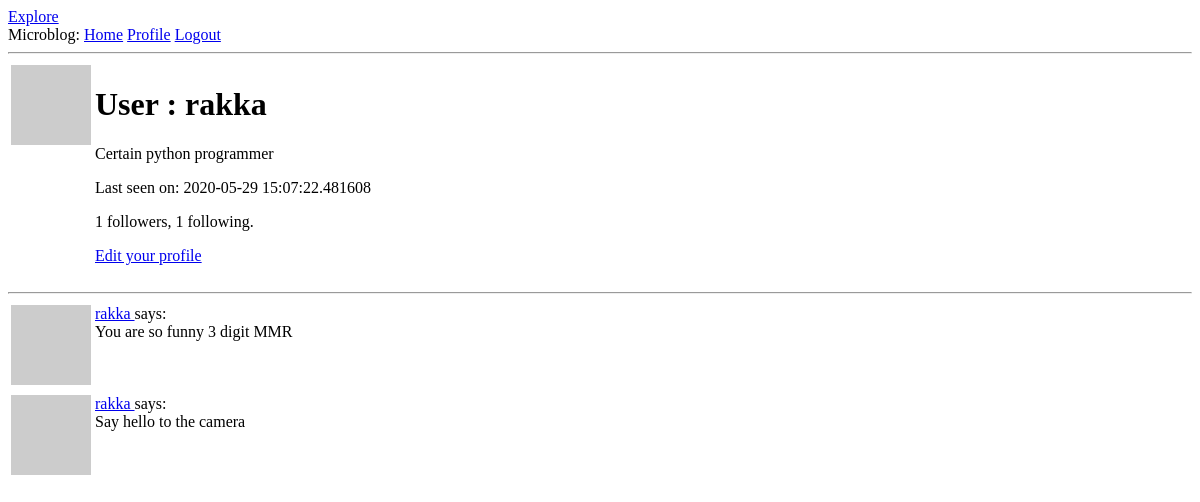
/user/rakka (signed in), run on an earlier commit of the app's database.
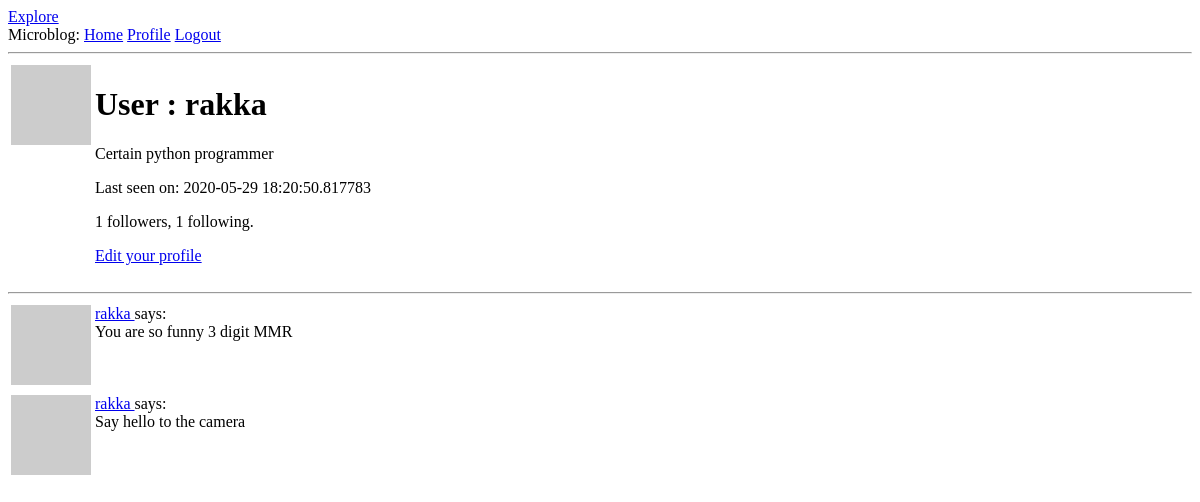
And on a later commit of the database.
### app/models.py (models this page shows, shortened)
class User(UserMixin, db.Model):
    id = db.Column(db.Integer, primary_key=True)
    username = db.Column(db.String(64), index=True, unique=True)
    email = db.Column(db.String(120), index=True, unique=True)
    password_hash = db.Column(db.String(128))
    posts = db.relationship("Post", backref="author", lazy="dynamic")
    about_me = db.Column(db.String(140))
    last_seen = db.Column(db.DateTime, default=datetime.utcnow)
    followed = db.relationship("User", secondary=followers,
                               primaryjoin=(followers.c.follower_id == id),
                               secondaryjoin=(followers.c.followed_id == id), # c is column
                               backref=db.backref("followers", lazy="dynamic"), lazy="dynamic")
    def avatar(self, size):
        digest = md5(self.email.lower().encode("utf-8")).hexdigest()
        return "https://gravatar.com/avatar/{}?d=identicon&s={}".format(
            digest, size)

class Post(db.Model):
    id = db.Column(db.Integer, primary_key=True)
    body = db.Column(db.String(128))
    timestamp = db.Column(db.DateTime, index=True, default=datetime.utcnow) # utcnow, uniform timestamp without ()
    user_id = db.Column(db.Integer, db.ForeignKey("user.id"))

### app/routes.py (the view)
@app.route("/user/<username>")
@login_required
def user(username):
    user = User.query.filter_by(username=username).first_or_404()
    page = request.args.get("page", 1, type=int)
    posts = user.posts.order_by(Post.timestamp.desc()).paginate(
        page, app.config["POST_PER_PAGE"], False)
    next_url = url_for("user", username=user.username, page=posts.next_num) \
        if posts.has_next else None
    prev_url = url_for("user", username=user.username, page=posts.prev_num) \
        if posts.has_prev else None
    form = EmptyForm()
    return render_template("user.html", user=user, posts=posts.items,
                           next_url=next_url, prev_url=prev_url, form=form)

### app/models.py (called while the page is built)
@login.user_loader
def load_user(id):
    return User.query.get(int(id))

### app/routes.py (called while the page is built)
@app.before_request # executed before the view function
def before_request():
    if current_user.is_authenticated:
        current_user.last_seen = datetime.utcnow()
        db.session.commit()

### app/templates/user.html (shortened to what this page needs)
{% extends "base.html" %}
{% block content %}
<table>
  <tr valign="top">
    <td><img src="{{ user.avatar(128) }}"/></td>
    <td>
      <h1>User : {{ user.username }}</h1>
      {% if user.about_me %}<p>{{ user.about_me }}</p>{% endif %}
      {% if user.last_seen %}<p>Last seen on: {{ user.last_seen }}</p>{% endif %}
      <p>{{ user.followers.count() }} followers, {{ user.followed.count() }} following.</p>
      {% if user == current_user %}
      <p><a href="{{ url_for('edit_profile') }}">Edit your profile</a></p>
      {% endif %}
    </td>
  </tr>
</table>
<hr/>
{% for post in posts %}
  {% include "_post.html" %}
{% endfor %}
{% endblock %}

### app/templates/base.html (shortened to what this page needs)
<!DOCTYPE html>
<html lang="en">
<head>
</head>
<body>
<nav>
  <a href="{{ url_for('explore') }}">Explore</a>
</nav>
<div>
  Microblog:
  <a href="{{ url_for('index') }}">Home</a>
  {% if current_user.is_anonymous %}
  <a href="{{ url_for('login') }}">Login</a>
  {% else %}
  <a href="{{ url_for('user', username=current_user.username) }}">Profile</a>
  <a href="{{ url_for('logout') }}">Logout</a>
  {% endif %}
</div>
<hr/>
{% block content %}{% endblock %}
</body>
</html>

### app/templates/_post.html
<table>
  <tr valign="top">
    <td><img src="{{ post.author.avatar(36) }}"/></td>
    <td>
      <a href="{{ url_for('user', username=post.author.username) }}">
        {{ post.author.username }}
      </a>
      says:<br/>{{ post.body }}
    </td>
  </tr>
</table>

What changed in the data, as far as the page shows it:
changed User "rakka": last_seen "2020-05-29 15:07:22.481608" → "2020-05-29 18:20:50.817783"
